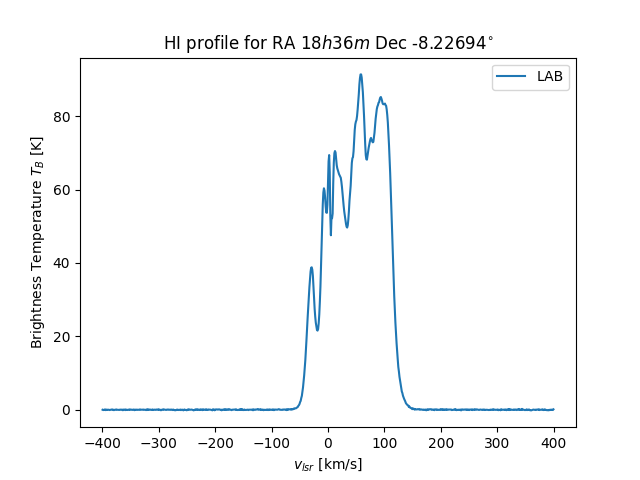

Generate this figure with Python:
#"RA- 279.11249  Dec- -8.22694"

#importing libraries required
import pandas as pd
import numpy as np
import plotly.express as px
import matplotlib.pyplot as plt

url = 'https://raw.githubusercontent.com/jovian-explorer/Project_H1_line_detection/main/LAB_Spectrum.csv'

pd.set_option('display.max_columns', None) 
pd.set_option('display.max_rows', None)  
pd.set_option('display.max_colwidth', None)

dataset = pd.read_csv(url)
#print(dataset)

RA= "$18h36m$" 
Dec= "-8.22694$^{\circ}$"

# accessing the different columns of the csv dataset I made above
dataset.columns = ["v_lsr","T_B"]
#storing values for each column into a separate arrays
v_lsr = np.array(dataset.v_lsr)           # Values of velocity
T_B= np.array(dataset.T_B)                # Values of temperature

fig = plt.figure()
#plt.scatter(v_lsr, T_B, s = 1,label = "?")
plt.plot(v_lsr, T_B,label = "LAB")

plt.xlabel("$v_{lsr}$ [km/s]")
plt.ylabel("Brightness Temperature $T_{B}$ [K]")
#plt.title("HI profile for RA- $18h36m$ Dec- $-8.22694^{\circ}$")
plt.title("HI profile for RA " + f"{RA}" + " Dec "+ f"{Dec}")
plt.legend(loc = 'best')
fig.savefig('LAB.png')
plt.show()
